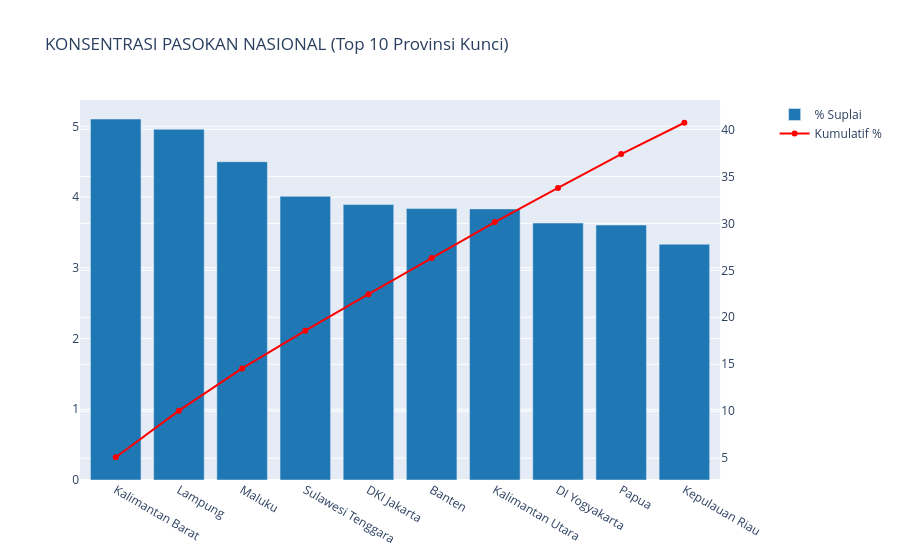

Notebook code cell kept with this figure:
### Code cell
# ==============================================================================
# ANALISIS 5: KETERGANTUNGAN SUPPLY (Dominasi Pemasok)
# ==============================================================================
print("\n--- 5. KETERGANTUNGAN SUPPLY (PARETO) ---")

supply_conc = cube.groupby('nama_provinsi').agg({'sum_vol_mutasi': 'sum', 'supply_risk_index': 'mean'}).reset_index()
supply_conc = supply_conc.sort_values('sum_vol_mutasi', ascending=False)
supply_conc['pct_supply'] = (supply_conc['sum_vol_mutasi'] / supply_conc['sum_vol_mutasi'].sum()) * 100
supply_conc['cumsum_pct'] = supply_conc['pct_supply'].cumsum()

top_10 = supply_conc.head(10).copy()
top_10['color_status'] = top_10['supply_risk_index'].apply(lambda x: 'BAHAYA' if x > 0.3 else 'AMAN')

fig5 = make_subplots(specs=[[{"secondary_y": True}]])
fig5.add_trace(go.Bar(
    x=top_10['nama_provinsi'], y=top_10['pct_supply'], 
    marker_color=top_10['color_status'].map({'BAHAYA': '#d62728', 'AMAN': '#1f77b4'}),
    name='% Suplai'
), secondary_y=False)
fig5.add_trace(go.Scatter(x=top_10['nama_provinsi'], y=top_10['cumsum_pct'], name='Kumulatif %', mode='lines+markers', line=dict(color='red')), secondary_y=True)
fig5.update_layout(title='KONSENTRASI PASOKAN NASIONAL (Top 10 Provinsi Kunci)')
fig5.show()

### Figure 1 — Plotly figure (JSON) as saved in the notebook; plotly's stock layout.template omitted (floating-point values rounded to 4 significant figures)
{"data": [{"marker": {"color": ["#1f77b4", "#1f77b4", "#1f77b4", "#1f77b4", "#1f77b4", "#1f77b4", "#1f77b4", "#1f77b4", "#1f77b4", "#1f77b4"]}, "name": "% Suplai", "type": "bar", "x": ["Kalimantan Barat", "Lampung", "Maluku", "Sulawesi Tenggara", "DKI Jakarta", "Banten", "Kalimantan Utara", "DI Yogyakarta", "Papua", "Kepulauan Riau"], "xaxis": "x", "y": [5.104, 4.958, 4.5, 4.011, 3.893, 3.837, 3.833, 3.633, 3.604, 3.334], "yaxis": "y"}, {"line": {"color": "red"}, "mode": "lines+markers", "name": "Kumulatif %", "type": "scatter", "x": ["Kalimantan Barat", "Lampung", "Maluku", "Sulawesi Tenggara", "DKI Jakarta", "Banten", "Kalimantan Utara", "DI Yogyakarta", "Papua", "Kepulauan Riau"], "xaxis": "x", "y": [5.104, 10.06, 14.56, 18.57, 22.47, 26.3, 30.13, 33.77, 37.37, 40.71], "yaxis": "y2"}], "layout": {"title": {"text": "KONSENTRASI PASOKAN NASIONAL (Top 10 Provinsi Kunci)"}, "xaxis": {"anchor": "y", "domain": [0, 0.94]}, "yaxis": {"anchor": "x", "domain": [0, 1]}, "yaxis2": {"anchor": "x", "overlaying": "y", "side": "right"}}}
